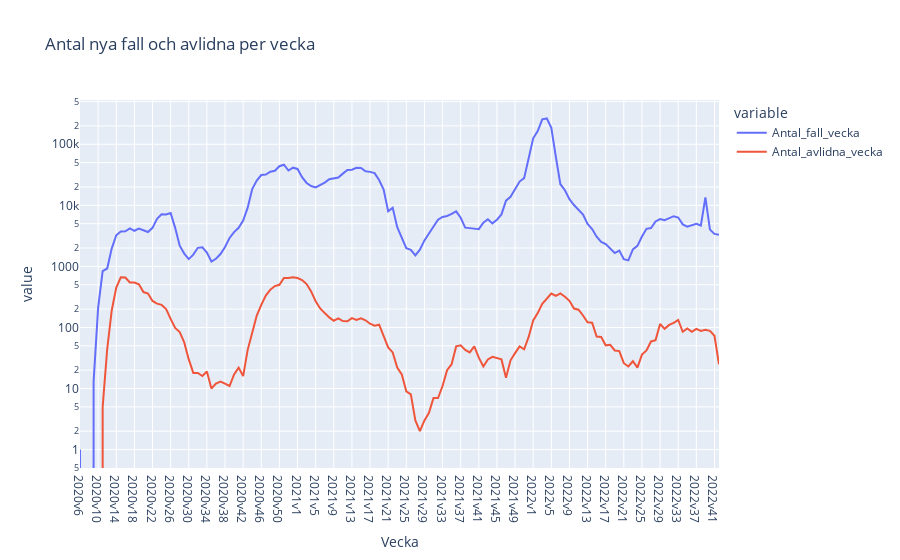

The cell this chart's notebook holds for it:
### Markdown cell above
#### e) plotly express

### Code cell
px.line(df_veckodata_riket, x="Vecka", y=["Antal_fall_vecka", "Antal_avlidna_vecka"], log_y = True, title = "Antal nya fall och avlidna per vecka")

### Figure 1 — Plotly figure (JSON) as saved in the notebook; plotly's stock layout.template omitted (floating-point values rounded to 4 significant figures; data arrays with more than 128 entries replaced by an {"elided": "..."} marker saying what was removed)
{"data": [{"hovertemplate": "variable=Antal_fall_vecka<br>Vecka=%{x}<br>value=%{y}<extra></extra>", "legendgroup": "Antal_fall_vecka", "line": {"color": "#636efa", "dash": "solid"}, "marker": {"symbol": "circle"}, "mode": "lines", "name": "Antal_fall_vecka", "orientation": "v", "showlegend": true, "type": "scatter", "x": {"elided": "142 str values"}, "xaxis": "x", "y": {"elided": "142 int values"}, "yaxis": "y"}, {"hovertemplate": "variable=Antal_avlidna_vecka<br>Vecka=%{x}<br>value=%{y}<extra></extra>", "legendgroup": "Antal_avlidna_vecka", "line": {"color": "#EF553B", "dash": "solid"}, "marker": {"symbol": "circle"}, "mode": "lines", "name": "Antal_avlidna_vecka", "orientation": "v", "showlegend": true, "type": "scatter", "x": {"elided": "142 str values"}, "xaxis": "x", "y": {"elided": "142 int values"}, "yaxis": "y"}], "layout": {"legend": {"title": {"text": "variable"}, "tracegroupgap": 0}, "title": {"text": "Antal nya fall och avlidna per vecka"}, "xaxis": {"anchor": "y", "domain": [0, 1], "title": {"text": "Vecka"}}, "yaxis": {"anchor": "x", "domain": [0, 1], "title": {"text": "value"}, "type": "log"}}}
